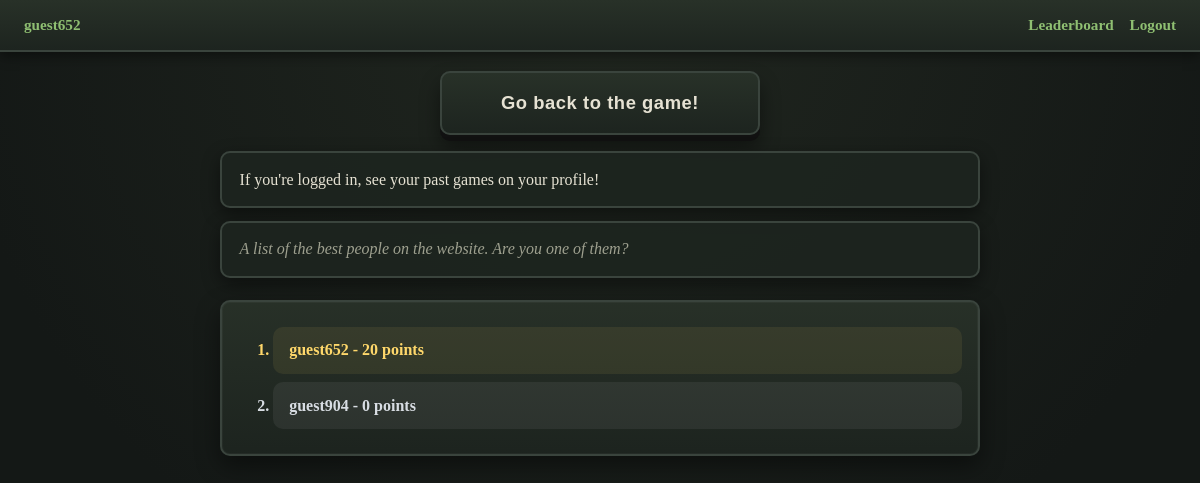
Screenshot of /leaderboard (signed in) with the database file from the repository.
### tables this page shows
CREATE TABLE past_games
(
    user_id TEXT, 
    score INTEGER,
    cheats_used BOOLEAN,
    TIMESTAMP DEFAULT CURRENT_TIMESTAMP NOT NULL,
    PRIMARY KEY(user_id,timestamp),
    FOREIGN KEY (user_id) REFERENCES users(user_id)
);

### app.py (the view)
@app.route("/leaderboard", methods=["POST", "GET"])
def leaderboard():
    db = get_db()
    results = db.execute("""SELECT user_id,score
                        FROM past_games
                        ORDER BY score DESC
                        LIMIT 10;""").fetchall()
    return render_template("leaderboard.html", results=results)

### app.py (called while the page is built)
@app.before_request
def load_logged_in_user():
    g.user = session.get("user_id", None)
    g.is_guest = session.get("is_guest",None)

### database.py (called while the page is built)
def get_db():
    if "db" not in g:
        g.db = sqlite3.connect(DATABASE,
                detect_types=sqlite3.PARSE_DECLTYPES)
        g.db.row_factory = sqlite3.Row
    return g.db

### templates/leaderboard.html
{% extends "base.html" %}
    {% block main %}
    <button><a href="{{ url_for('index') }}">Go back to the game!</a></button>
    <p>If you're logged in, see your past games on your profile!</p>
    <p><i>A list of the best people on the website. Are you one of them?</i></p>
        <ol>
            {%for result in results%}
            <li>
                {{result["user_id"]}} -
                {{ result["score"] }} points
            </li>
            {%endfor%}
        </ol>
{% endblock %}

### templates/base.html (shortened to what this page needs)
<!DOCTYPE html>
<html lang="en">
<head>
    <link rel="stylesheet" href="{{ url_for('static',filename='main.css') }}"/>
</head>
<body>
    <header>
        {% if g.user %}
            <p><a href="{{ url_for('profile') }}">{{g.user}}</a></p>
            <p><a href="{{ url_for('leaderboard') }}">Leaderboard</a></p>
            <p><a href="{{ url_for('logout') }}">Logout </a></p>
        {%else %}
            <p><a href="{{ url_for('leaderboard') }}">Leaderboard</a></p>
            <p><a href="{{ url_for('register') }}">Register</a></p>
            <p><a href="{{ url_for('login') }}">Login</a></p>
        {% endif %}
    </header>
    {% block main %}
    {% endblock %}
</body>
</html>

### static/main.css (style rules this page uses)
body { margin: 0; }
:root { --bg: #141816; --panel: #1d241f; --panel-light: #283128; --stone: #3a443d; --moss: #5e7a52; --accent: #8fbf72; --gold: #d7c27a; --text: #e6e2d3; --muted: #9ea08f; --shadow: rgba(0, 0, 0, 0.45); --radius: 10px; --gap: 1rem; }
* { margin: 0; padding: 0; box-sizing: border-box; }
html, body { height: 100%; }
body { font-family: "Garamond","Georgia",serif; background: radial-gradient(circle at top, #20261f 0%, var(--bg) 65%); color: var(--text); }
header { display: flex; align-items: center; gap: var(--gap); padding: 1rem 1.5rem; background: linear-gradient(to bottom, var(--panel-light), var(--panel)); border-bottom: 2px solid var(--stone); box-shadow: 0 4px 12px var(--shadow); flex-wrap: wrap; }
header p { margin: 0; color: var(--muted); font-size: 0.95rem; }
header p:first-child { margin-right: auto; }
a { color: var(--accent); text-decoration: none; transition: 0.18s ease; font-weight: bold; }
body > p, body > ol { margin-left: auto; margin-right: auto; }
body > p { width: min(760px, 92vw); padding: 0.9rem 1.1rem; margin-top: 1rem; background: rgba(29, 36, 31, 0.92); border: 2px solid var(--stone); border-radius: var(--radius); color: var(--text); box-shadow: 0 6px 18px var(--shadow); line-height: 1.5; }
body > p + p { color: var(--muted); font-style: italic; margin-top: 0.8rem; }
body > ol { width: min(760px, 92vw); margin-top: 1.4rem; margin-bottom: 2rem; padding: 1rem 1rem 1rem 3.2rem; background: linear-gradient(to bottom, rgba(40,49,40,0.96), rgba(29,36,31,0.96)); border: 2px solid var(--stone); border-radius: var(--radius); box-shadow: 0 10px 24px var(--shadow), inset 0 0 0 1px rgba(255,255,255,0.03); }
body > ol li { margin: 0.55rem 0; padding: 0.9rem 1rem; background: rgba(255,255,255,0.03); border-radius: 10px; color: var(--text); font-weight: bold; transition: transform 0.12s ease, background 0.12s ease; }
body > ol li:nth-child(1) { color: #ffd86b; background: rgba(255, 216, 107, 0.08); }
body > ol li:nth-child(2) { color: #d8dde3; background: rgba(216, 221, 227, 0.07); }
body > button { display: block; margin: 1.2rem auto 0 auto; min-width: 320px; min-height: 64px; padding: 0; background: linear-gradient(to bottom, var(--panel-light), var(--panel)); border: 2px solid var(--stone); border-radius: var(--radius); box-shadow: 0 6px 0 #111, 0 12px 20px var(--shadow); cursor: pointer; transition: transform 0.08s ease, border-color 0.15s ease, box-shadow 0.08s ease; }
body > button > a { display: flex; align-items: center; justify-content: center; width: 100%; height: 100%; padding: 1rem 1.5rem; color: var(--text); text-decoration: none; font-size: 1.15rem; font-weight: bold; letter-spacing: 0.03em; }

### rows the page displays
past_games: user "guest652", user_id "guest652", score "20"
past_games: user_id "guest904", score "0"
